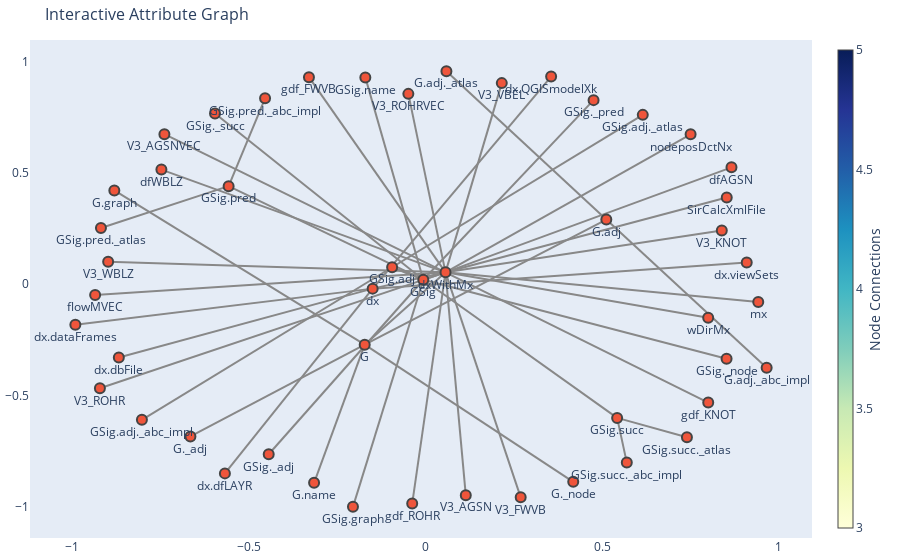

Source (notebook cell):
### Code cell
import pandas as pd
import networkx as nx
import plotly.graph_objects as go

def get_attributes(obj, depth=1, current_depth=0, parent_name='', filter_list=None):
    """
    Recursively get attributes of an object and its children up to a specified depth.
    If an attribute is a DataFrame, get its columns instead of its child attributes.
    Apply a filter to include only specified attributes without their child attributes.

    Parameters:
    obj (object): The object to inspect.
    depth (int): The maximum depth to inspect.
    current_depth (int): The current depth of inspection.
    parent_name (str): The name of the parent attribute.
    filter_list (list): A list of attribute names to include without their child attributes.

    Returns:
    dict: A dictionary containing the attributes and their values.
    """
    if current_depth > depth:
        return {}

    if filter_list is None:
        filter_list = []

    attributes = {}
    for attr_name in dir(obj):
        if not attr_name.startswith('__'):
            try:
                attr_value = getattr(obj, attr_name)
                full_attr_name = f"{parent_name}.{attr_name}" if parent_name else attr_name

                if isinstance(attr_value, pd.DataFrame):
                    # If the attribute is a DataFrame, get its columns
                    attributes[full_attr_name] = list(attr_value.columns)
                elif not callable(attr_value):
                    attributes[full_attr_name] = None  # Only store the attribute name

                    # Recursively get child attributes unless the attribute is in the filter list
                    if attr_name not in filter_list:
                        child_attributes = get_attributes(attr_value, depth, current_depth + 1, full_attr_name, filter_list)
                        attributes.update(child_attributes)
            except Exception as e:
                print(f"Could not access attribute {attr_name}: {e}")

    return attributes

def create_graph(attributes, root):
    """
    Create a graph with direct child attributes connected to their parent.

    Parameters:
    attributes (dict): A dictionary containing the attributes and their values.
    root (str): The name of the root node.

    Returns:
    networkx.DiGraph: A directed graph with attributes as nodes and connections as edges.
    """
    G = nx.DiGraph()
    
    for attr in attributes.keys():
        parts = attr.split('.')
        for i in range(1, len(parts)):
            parent = '.'.join(parts[:i])
            child = '.'.join(parts[:i+1])
            G.add_edge(parent, child)
    
    # Add root node and connect it to top-level attributes
    for attr in set(attr.split('.')[0] for attr in attributes.keys()):
        G.add_edge(root, attr)
    
    return G

def plot_interactive_graph(G):
    """
    Plot an interactive Plotly graph from a NetworkX graph.

    Parameters:
    G (networkx.DiGraph): A directed graph with attributes as nodes and connections as edges.
    """
    pos = nx.spring_layout(G)
    
    edge_x = []
    edge_y = []
    
    for edge in G.edges():
        x0, y0 = pos[edge[0]]
        x1, y1 = pos[edge[1]]
        edge_x.append(x0)
        edge_x.append(x1)
        edge_x.append(None)
        edge_y.append(y0)
        edge_y.append(y1)
        edge_y.append(None)

    edge_trace = go.Scatter(
        x=edge_x, y=edge_y,
        line=dict(width=2, color='#888'),
        hoverinfo='none',
        mode='lines')

    node_x = []
    node_y = []
    node_text = []

    for node in G.nodes():
        x, y = pos[node]
        node_x.append(x)
        node_y.append(y)
        node_text.append(node)

    node_trace = go.Scatter(
        x=node_x, y=node_y,
        mode='markers+text',
        text=node_text,
        textposition='bottom center',
        hoverinfo='text',
        marker=dict(
            showscale=True,
            colorscale='YlGnBu',
            size=10,
            colorbar=dict(
                thickness=15,
                title='Node Connections',
                xanchor='left',
                titleside='right'
            ),
            line_width=2))

    fig = go.Figure(data=[edge_trace, node_trace],
                    layout=go.Layout(
                        title='Interactive Attribute Graph',
                        titlefont_size=16,
                        showlegend=False,
                        hovermode='closest',
                        margin=dict(b=20,l=5,r=5,t=40),
                        annotations=[dict(
                            text="",
                            showarrow=False,
                            xref="paper", yref="paper"
                        )],
                        xaxis=dict(showgrid=False, zeroline=False),
                        yaxis=dict(showgrid=False, zeroline=False))
                   )

    fig.show()

filter_list = ['mx']
attributes = get_attributes(m, depth=2, filter_list=filter_list)
G = create_graph(attributes, root='dxWithMx')

# Plot the interactive graph
plot_interactive_graph(G)

### Figure 1 — Plotly figure (JSON) as saved in the notebook; plotly's stock layout.template omitted (floating-point values rounded to 4 significant figures; data arrays with more than 128 entries replaced by an {"elided": "..."} marker saying what was removed)
{"data": [{"hoverinfo": "none", "line": {"color": "#888", "width": 2}, "mode": "lines", "type": "scatter", "x": {"elided": "144 float values"}, "y": {"elided": "144 float values"}}, {"hoverinfo": "text", "marker": {"colorbar": {"thickness": 15, "title": {"side": "right", "text": "Node Connections"}, "xanchor": "left"}, "colorscale": [[0, "rgb(255,255,217)"], [0.125, "rgb(237,248,177)"], [0.25, "rgb(199,233,180)"], [0.375, "rgb(127,205,187)"], [0.5, "rgb(65,182,196)"], [0.625, "rgb(29,145,192)"], [0.75, "rgb(34,94,168)"], [0.875, "rgb(37,52,148)"], [1, "rgb(8,29,88)"]], "line": {"width": 2}, "showscale": true, "size": 10}, "mode": "markers+text", "text": ["G", "G._adj", "G._node", "G.adj", "G.adj._abc_impl", "G.adj._atlas", "G.graph", "G.name", "GSig", "GSig._adj", "GSig._node", "GSig._pred", "GSig._succ", "GSig.adj", "GSig.adj._abc_impl", "GSig.adj._atlas", "GSig.graph", "GSig.name", "GSig.pred", "GSig.pred._abc_impl", "GSig.pred._atlas", "GSig.succ", "GSig.succ._abc_impl", "GSig.succ._atlas", "dx", "dx.QGISmodelXk", "dx.dataFrames", "dx.dbFile", "dx.dfLAYR", "dx.viewSets", "dxWithMx", "flowMVEC", "SirCalcXmlFile", "dfAGSN", "mx", "dfWBLZ", "gdf_ROHR", "V3_KNOT", "V3_ROHRVEC", "gdf_FWVB", "V3_AGSNVEC", "gdf_KNOT", "V3_ROHR", "wDirMx", "V3_VBEL", "nodeposDctNx", "V3_FWVB", "V3_AGSN", "V3_WBLZ"], "textposition": "bottom center", "type": "scatter", "x": [-0.1723, -0.6658, 0.4183, 0.512, 0.966, 0.05915, -0.8813, -0.3156, -0.006314, -0.4441, 0.8525, 0.4759, -0.5962, -0.09462, -0.8032, 0.6152, -0.2055, -0.1705, -0.5576, -0.4544, -0.9192, 0.5426, 0.57, 0.7402, -0.1497, 0.3557, -0.9917, -0.8685, -0.5682, 0.9096, 0.05658, -0.9356, 0.853, 0.8664, 0.9422, -0.748, -0.03775, 0.839, -0.04868, -0.3301, -0.7395, 0.8006, -0.9221, 0.8004, 0.2159, 0.7507, 0.2695, 0.114, -0.8988], "y": [-0.2717, -0.6837, -0.8874, 0.2903, -0.3758, 0.9566, 0.4209, -0.892, 0.01997, -0.7638, -0.3351, 0.8265, 0.7663, 0.07607, -0.609, 0.7602, -1.0, 0.9286, 0.4401, 0.8345, 0.2519, -0.6006, -0.8013, -0.6876, -0.02005, 0.9325, -0.1818, -0.3297, -0.8497, 0.09731, 0.05311, -0.04855, 0.3888, 0.5247, -0.08044, 0.5146, -0.9854, 0.2415, 0.8546, 0.9297, 0.6736, -0.5318, -0.4676, -0.1508, 0.9029, 0.6732, -0.9572, -0.9475, 0.1002]}], "layout": {"annotations": [{"showarrow": false, "text": "", "xref": "paper", "yref": "paper"}], "autosize": true, "hovermode": "closest", "margin": {"b": 20, "l": 5, "r": 5, "t": 40}, "showlegend": false, "title": {"font": {"size": 16}, "text": "Interactive Attribute Graph"}, "xaxis": {"autorange": true, "range": [-1.11, 1.085], "showgrid": false, "type": "linear", "zeroline": false}, "yaxis": {"autorange": true, "range": [-1.161, 1.118], "showgrid": false, "type": "linear", "zeroline": false}}}
